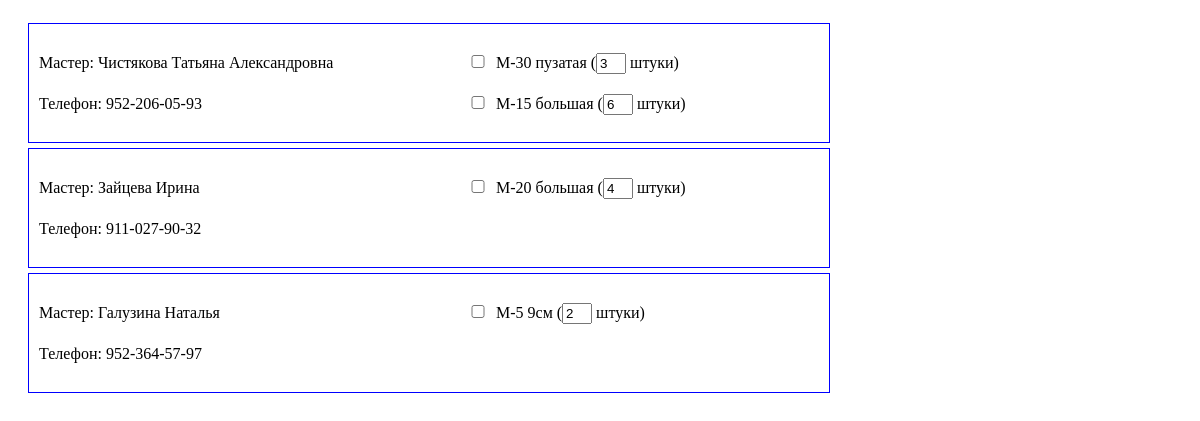
The page /forms/fMaterials.php on the database as committed earlier.
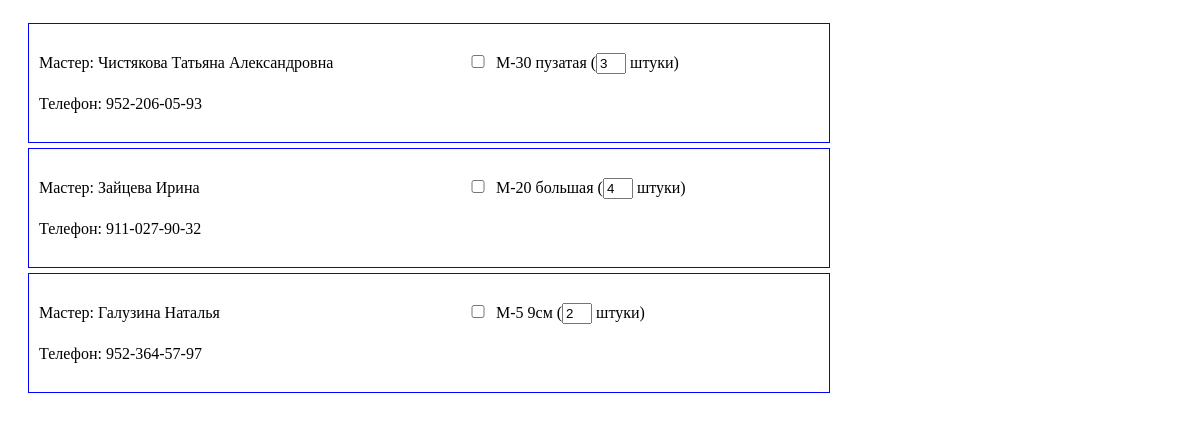
The same page on the database as committed later.
### tables this page shows
CREATE TABLE IF NOT EXISTS `materials_out` (
  `id` int(5) NOT NULL AUTO_INCREMENT,
  `master_id` int(5) NOT NULL,
  `material_id` int(5) NOT NULL,
  `amount` int(5) NOT NULL,
  `date` int(12) NOT NULL,
  `status` tinyint(1) NOT NULL,
  PRIMARY KEY (`id`)
);

CREATE TABLE IF NOT EXISTS `masters` (
  `m_id` int(3) NOT NULL AUTO_INCREMENT,
  `master_fio` varchar(255) NOT NULL,
  `phone` varchar(20) NOT NULL,
  PRIMARY KEY (`m_id`)
);

CREATE TABLE IF NOT EXISTS `materials` (
  `material_id` int(11) NOT NULL AUTO_INCREMENT,
  `material_name` varchar(150) NOT NULL,
  PRIMARY KEY (`material_id`)
);

### modules/constants.php (called while the page is built)
<?php
$aDatabase  = array(
    'host'  =>  'localhost',
    'user'  =>  'hudo',
    'pwd'   =>  'oduh',
    'name'  =>  'hudo',
);

### modules/database.class.php (called while the page is built, shortened)
<?php
class Database {
    private $connection;
    private $connected;
    private $host;
    private $user;
    private $pwd;
    private $dbname;
    public function __construct($host, $user, $pwd, $dbname, $names = 'utf8') {
        $this->host		= $host;
        $this->user		= $user;
        $this->pwd		= $pwd;
        $this->dbname	= $dbname;
        $this->names	= $names;
    }
    private function connect() {
        if ($this->connected)
            return $this->connection;
        $this->connection = @mysql_connect($this->host, $this->user, $this->pwd, true);
        if ($this->connection) {
            $dbselect = @mysql_select_db($this->dbname, $this->connection);
        } else
            die('Database error.');
        $this->connected = true;
        return $this->connection;
    }
    public function process($aArgs) {
        $this->lastQuery = ' ' . array_shift($aArgs);
        if (empty($aArgs))
            return $this->lastQuery;
        $this->lastQuery = str_replace('\\?', '?', $this->lastQuery);
        return $this->lastQuery;
    }
    public function selectTable() {
        $out = array();
        $q = @mysql_query($this->process(func_get_args()), $this->connection);
        while ($result = @mysql_fetch_assoc($q)) {
            $out[] = $result;
        }
        return $out;
    }
    public function selectField() {
        $q = @mysql_query($this->process(func_get_args()), $this->connection);
        if ($record = @mysql_fetch_row($q))
            return $record[0];
        return null;
    }
}

### forms/fMaterials.php (the view, shortened to what this page needs)
<link rel="stylesheet" type="text/css" href="style/fMaterials.css" />
<?php
require_once ROOT . 'constants.php';
require_once ROOT . 'database.class.php';
$oDB = new Database($aDatabase['host'], $aDatabase['user'], $aDatabase['pwd'], $aDatabase['name']);
?>
<form id="" class="fControl">
    <?php
        $sMaterials = $oDB->SelectTable('
           SELECT `id`, `master_id`, `material_id`, `amount`, `date`
            FROM `materials_out`
            WHERE `status` = 0
            ORDER BY `master_id` ASC
        ');
        $m_id = 0;
        $counter = FALSE;
        foreach($sMaterials as $iMaterial => $sMaterial){
			$material = $oDB->SelectField('
				    SELECT `material_name`
				    FROM `materials`
				    WHERE `material_id` = "' . $sMaterial['material_id'] . '"
				');
			if($sMaterial['master_id'] != $m_id){
				if($counter == TRUE)
                    echo '</div></div>';
				$counter = TRUE;
				$master_fio = $oDB->SelectField('
				    SELECT `master_fio`
				    FROM `masters`
				    WHERE `m_id` = "' . $sMaterial['master_id'] . '"
				');
				$master_phone = $oDB->SelectField('
				    SELECT `phone`
				    FROM `masters`
				    WHERE `m_id` = "' . $sMaterial['master_id'] . '"
				');
				echo '<div class="container"><div class="master_container">
				      <p>Мастер: ' . $master_fio . '</p>
				      <p>Телефон: ' . $master_phone . '</p>
				      </div><div class="materials_container">';
			}
            echo '<p><input type="checkbox" value="' . $sMaterial['id'] . '"
                 name="material[]" onClick="MaterialClick(this);">' . $material . '</input>';
            echo ' (<input type="text" id="amount" value="' . $sMaterial['amount'] . '" /> штуки)</p>';
            if($sMaterial['master_id'] != $m_id){
				$m_id = $sMaterial['master_id'];
		    }
		}
    ?>
</form>

Rows that differ between the two databases and show on the page:
no longer on this page (row edited): materials_out: material.material_name "М-15 большая", amount "6"
